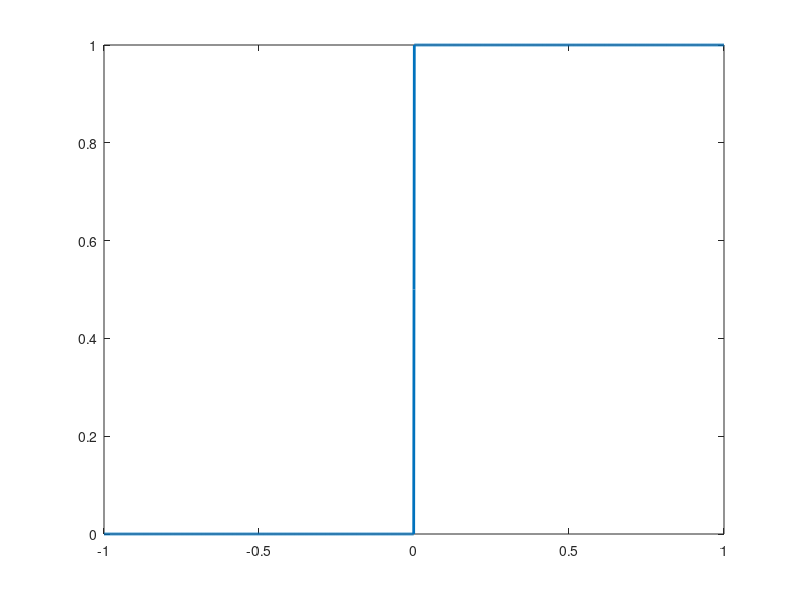

Here is the MATLAB script that generated this plot: (Note: this script raises an error after producing the figure.)
addpath('../Inverse_Problem/')
addpath('../Inverse_Problem/Examples/')

x = -1:0.001:1 ;
h = figure ;
plot( x , 0.5 + 0.5*sign(x) , 'Linewidth' , 2 );
hold on 
tau = 0.4 ;
plot( x , smoothLS( x , tau )  , 'Linewidth' , 2 )
tau = 0.2 ;
plot( x , smoothLS( x , tau )  , 'Linewidth' , 2 )
tau = 0.1 ;
plot( x , smoothLS( x , tau )  , 'Linewidth' , 2 )
tau = 0.05 ;
plot( x , smoothLS( x , tau )  , 'Linewidth' , 2 )

legend('H(x)' , 'tau = 0.4', 'tau = 0.2', 'tau = 0.1', 'tau = 0.05')
